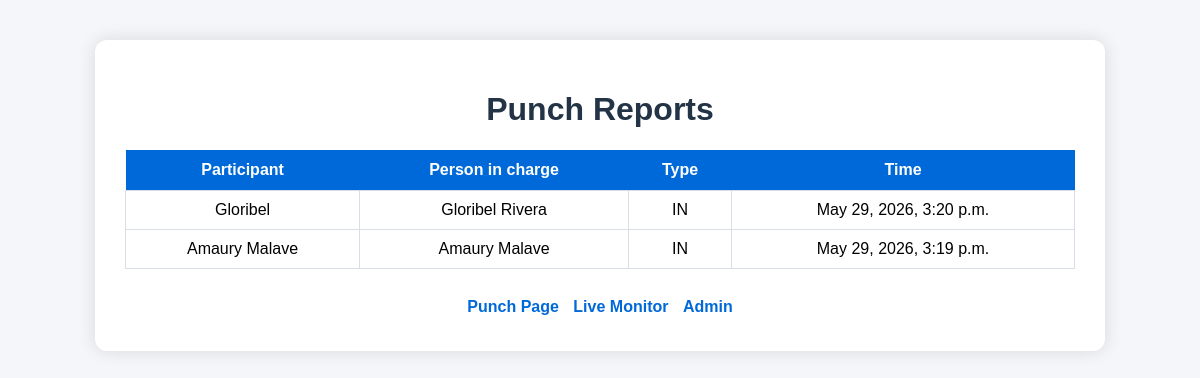
/reports/, run on an earlier commit of the app's database.
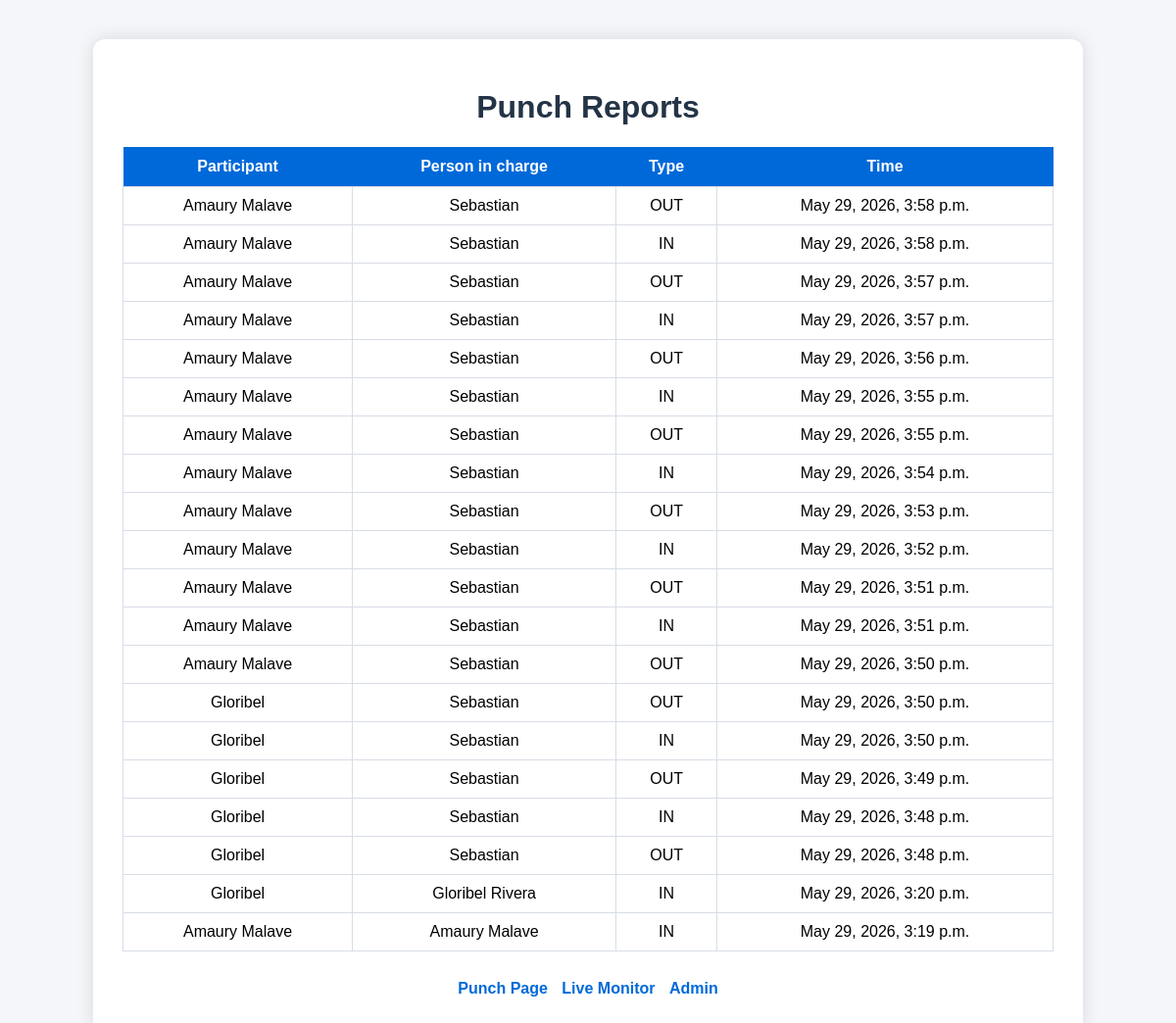
And on a later commit of the database.
### attendance/models.py (models this page shows, shortened)
class Punch(models.Model):
    PUNCH_TYPES = [
        ("IN", "In"),
        ("OUT", "Out"),
    ]
    employee = models.ForeignKey(Employee, on_delete=models.CASCADE, related_name="punches")
    full_name = models.CharField(max_length=100)
    punch_type = models.CharField(max_length=3, choices=PUNCH_TYPES)
    timestamp = models.DateTimeField(auto_now_add=True)

class Employee(models.Model):
    username = models.CharField(max_length=50, unique=True)
    full_name = models.CharField(max_length=100)
    pin_hash = models.CharField(max_length=255)
    active = models.BooleanField(default=True)
    created_at = models.DateTimeField(auto_now_add=True)

### attendance/views.py (the view)
# urls.py: path('reports/', reports_view, name='reports'),
def reports_view(request):
    punches = Punch.objects.select_related("employee").order_by("-timestamp")
    return render(request, "attendance/reports.html", {
        "punches": punches,
    })

### attendance/templates/attendance/reports.html (shortened to what this page needs)
{% load static %}
<!DOCTYPE html>
<html>
<head>
    <link rel="stylesheet" href="{% static 'attendance/style.css' %}">
</head>
<body>
<div class="container wide">
    <h1>Punch Reports</h1>
    <table>
        <tr>
            <th>Participant</th>
            <th>Person in charge</th>
            <th>Type</th>
            <th>Time</th>
        </tr>
        {% for punch in punches %}
        <tr>
            <td>{{ punch.employee.full_name }}</td>
            <td>{{ punch.full_name }}</td>
            <td>{{ punch.punch_type }}</td>
            <td>{{ punch.timestamp }}</td>
        </tr>
        {% empty %}
        <tr>
            <td colspan="4">No punches yet.</td>
        </tr>
        {% endfor %}
    </table>
    <div class="links">
        <a href="/">Punch Page</a>
        <a href="/live/">Live Monitor</a>
        <a href="/admin/">Admin</a>
    </div>
</div>
</body>
</html>

What changed in the data, as far as the page shows it:
added Punch: employee.full_name "Amaury Malave", full_name "Sebastian", punch_type "OUT", timestamp "May 29, 2026, 3:58 p.m."
added Punch: employee.full_name "Amaury Malave", full_name "Sebastian", punch_type "IN", timestamp "May 29, 2026, 3:58 p.m."
added Punch: employee.full_name "Amaury Malave", full_name "Sebastian", punch_type "OUT", timestamp "May 29, 2026, 3:57 p.m."
added Punch: employee.full_name "Amaury Malave", full_name "Sebastian", punch_type "IN", timestamp "May 29, 2026, 3:57 p.m."
added Punch: employee.full_name "Amaury Malave", full_name "Sebastian", punch_type "OUT", timestamp "May 29, 2026, 3:56 p.m."
added Punch: employee.full_name "Amaury Malave", full_name "Sebastian", punch_type "IN", timestamp "May 29, 2026, 3:55 p.m."
added Punch: employee.full_name "Amaury Malave", full_name "Sebastian", punch_type "OUT", timestamp "May 29, 2026, 3:55 p.m."
added Punch: employee.full_name "Amaury Malave", full_name "Sebastian", punch_type "IN", timestamp "May 29, 2026, 3:54 p.m."
added Punch: employee.full_name "Amaury Malave", full_name "Sebastian", punch_type "OUT", timestamp "May 29, 2026, 3:53 p.m."
added Punch: employee.full_name "Amaury Malave", full_name "Sebastian", punch_type "IN", timestamp "May 29, 2026, 3:52 p.m."
added Punch: employee.full_name "Amaury Malave", full_name "Sebastian", punch_type "OUT", timestamp "May 29, 2026, 3:51 p.m."
added Punch: employee.full_name "Amaury Malave", full_name "Sebastian", punch_type "IN", timestamp "May 29, 2026, 3:51 p.m."
added Punch: employee.full_name "Amaury Malave", full_name "Sebastian", punch_type "OUT", timestamp "May 29, 2026, 3:50 p.m."
added Punch: employee.full_name "Gloribel", full_name "Sebastian", punch_type "OUT", timestamp "May 29, 2026, 3:50 p.m."
added Punch: employee.full_name "Gloribel", full_name "Sebastian", punch_type "IN", timestamp "May 29, 2026, 3:50 p.m."
added Punch: employee.full_name "Gloribel", full_name "Sebastian", punch_type "OUT", timestamp "May 29, 2026, 3:49 p.m."
added Punch: employee.full_name "Gloribel", full_name "Sebastian", punch_type "IN", timestamp "May 29, 2026, 3:48 p.m."
added Punch: employee.full_name "Gloribel", full_name "Sebastian", punch_type "OUT", timestamp "May 29, 2026, 3:48 p.m."
